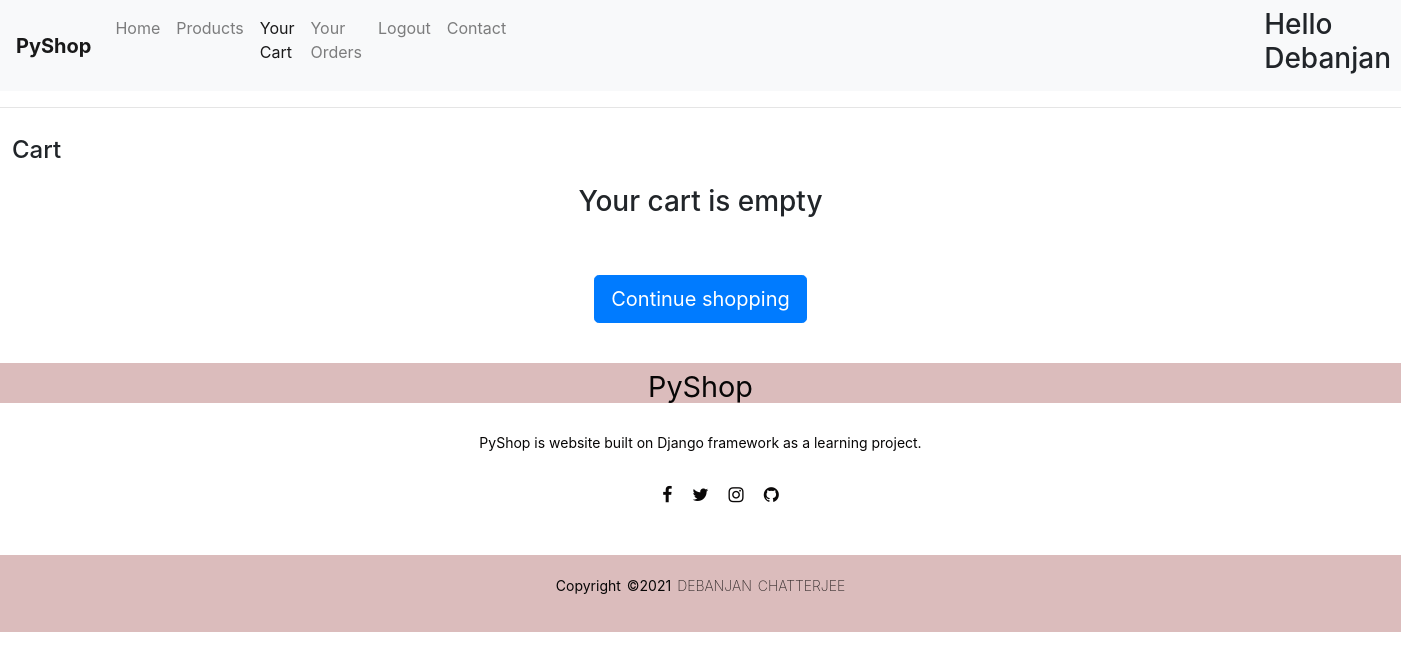
The page /cart/ (signed in) on the database as committed earlier.
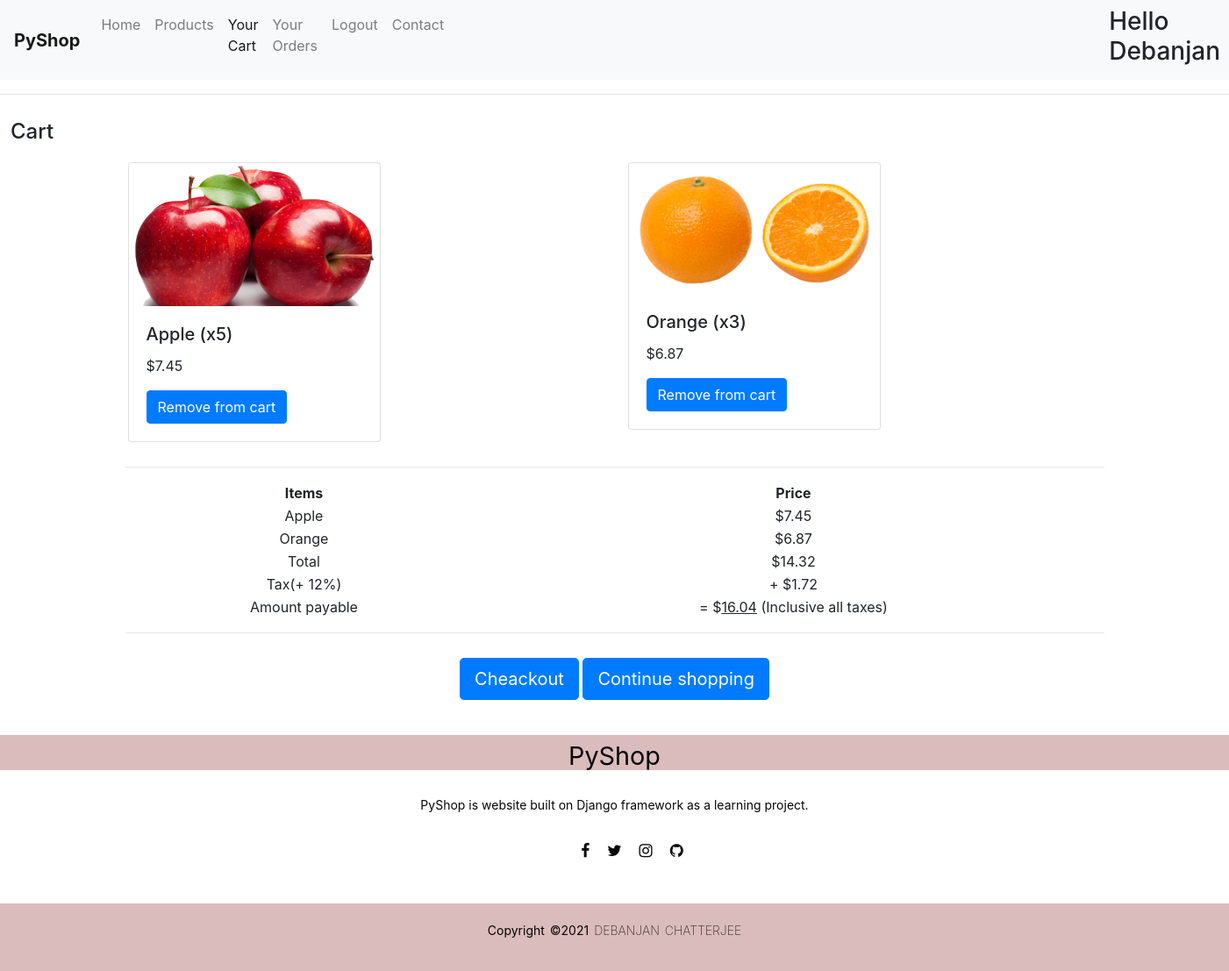
The same page on the database as committed later.
### cart/models.py (models this page shows)
class Item(models.Model):
    STATUS = (
        ("In cart", "In cart"),
        ("Order received", "Order received"),
        ("Out for delivery", "Out for delivery"),
        ("Delivered", "Delivered"),
    )
    user = models.ForeignKey(User, on_delete=models.CASCADE)
    name = models.CharField(max_length=255)
    price = models.FloatField(max_length=5)
    quantity = models.IntegerField()
    status = models.CharField(max_length=20, choices=STATUS, default="In cart")
    img_url = models.CharField(max_length=2083)

### cart/views.py (the view)
# urls.py: path('', views.cart, name='cart'),
def cart(request):
    if request.method == 'POST':
        global items
        quantity = request.POST.get('quantity', None)
        total_price = items[0].price * int(quantity)
        Item.objects.create(user=request.user, name=items[0].name,
                            quantity=int(quantity),
                            price=total_price, img_url=items[0].img_upload.url)
        pr = 0
        cart_item = Item.objects.filter(user=request.user, status="In cart")
        for i in cart_item:
                pr += i.price
        tax = pr * 0.12
        tax = round(tax, 2)
        total = pr + tax
        total = round(total, 2)
        return render(request, 'cart.html', {'products': cart_item, 'total': pr, 'tax': tax, 'amount': total, 'nbar': 'cart'})
    else:
        if request.user.is_authenticated:
            k = 0
            pr = 0
            cart_item = Item.objects.filter(user=request.user, status="In cart")
            for i in cart_item:
                k += 1
                pr += i.price
            tax = pr * 0.12
            tax = round(tax, 2)
            total = pr + tax
            total = round(total, 2)
            return render(request, 'cart.html', {'products': cart_item, 't': k, 'total': pr, 'tax': tax, 'amount': total, 'nbar': 'cart'})
        else:
            return redirect('login')

### templates/cart.html (shortened to what this page needs)
{% extends 'base.html' %} {% block content %}
<head>
</head>
<div class="" id="mydiv">
  <h4>Cart</h4>
</div>
<div class="container">
  <div class="row">
    {% for product in products %} {% if product.status == "In cart" %}
    <div class="col">
      <div class="card" style="width: 18rem">
        <img src="{{product.img_url}}" class="card-img-top" alt="..." />
        <div class="card-body">
          <h5 class="card-title">{{product.name}} (x{{product.quantity}})</h5>
          <p class="card-text">${{product.price}}</p>
          <form action="delete/">
            <button
              type="submit"
              class="btn btn-primary"
              name="item"
              value="{{product.name}}"
            >
              Remove from cart
            </button>
          </form>
        </div>
      </div>
    </div>
    {% endif %} {% endfor %}
  </div>
</div>
{% if t != 0 %}
<div class="container" id="mydiv">
  <hr />
  <table style="width: 100%">
    <tr>
      <th>Items</th>
      <th>Price</th>
    </tr>
    {% for product in products %} {% if product.status == "In cart" %}
    <tr>
      <td>{{product.name}}</td>
      <td>${{product.price}}</td>
    </tr>
    {% endif %} {% endfor %}
    <tr>
      <td>Total</td>
      <td>${{total}}</td>
    </tr>
    <tr>
      <td>Tax(+ 12%)</td>
      <td>+ ${{tax}}</td>
    </tr>
    <tr>
      <td>Amount payable</td>
      <td>= $<u>{{amount}}</u> (Inclusive all taxes)</td>
    </tr>
  </table>
  <hr />
</div>
<div class="container" id="mydiv2">
  <form action="/orders/" method="POST">
    <button type="submit" class="btn btn-primary btn-lg" id="cheackout">
      Cheackout
    </button>
    <a href="/products/" class="btn btn-primary btn-lg" id="continue"
      >Continue shopping</a
    >
  </form>
</div>
{% else %}
<div class="container" id="mydiv2">
  <strong><h3>Your cart is empty</h3></strong><br />
</div>
<br /><br />
<div class="container" id="mydiv2">
  <a href="/products/" class="btn btn-primary btn-lg" id="continue"
    >Continue shopping</a
  >
</div>
{% endif %} {% endblock %}

Rows that differ between the two databases and show on the page:
added Item: img_url (picture), name "Apple", quantity "5", price "7.45"
added Item: img_url (picture), name "Orange", quantity "3", price "6.87"
Other text that changed with them:
{{ total }}: (not shown) → "14.32"
{{ tax }}: (not shown) → "1.72"
{{ amount }}: (not shown) → "16.04"
text no longer shown: "Your cart is empty"
text now shown: "Items Price Total $ Tax(+ 12%) + $ Amount payable = $ (Inclusive all taxes) Cheackout"
